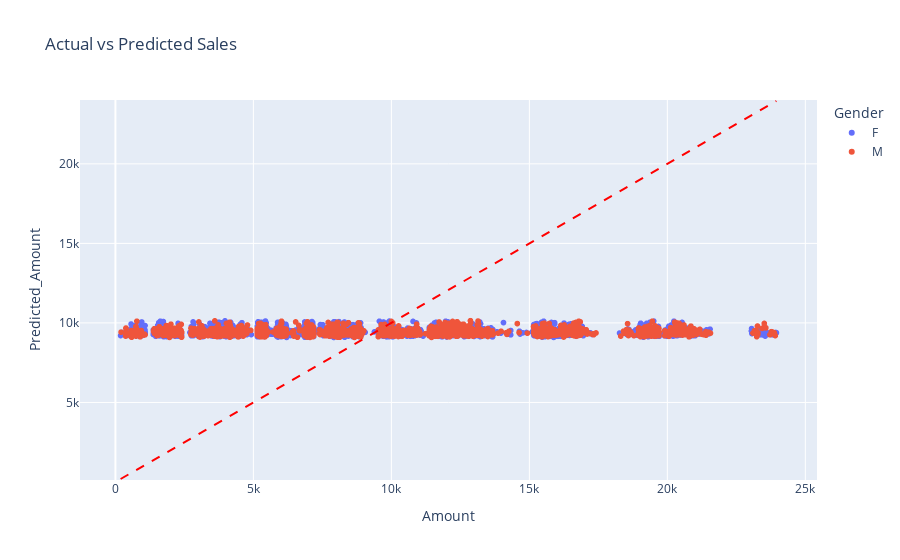

The notebook cell this image was saved under:
### Code cell
# Predictive analysis
X = df[["Age", "Orders"]]
y = df["Amount"]

X_train, X_test, y_train, y_test = train_test_split(X, y, test_size=0.2, random_state=42)

lr = LinearRegression()
lr.fit(X_train, y_train)

df["Predicted_Amount"] = lr.predict(X)

# Actual vs Predicted Plot
fig_pred = px.scatter(df, x="Amount", y="Predicted_Amount",
                      color="Gender", title="Actual vs Predicted Sales")
fig_pred.add_shape(type="line", x0=df["Amount"].min(), y0=df["Amount"].min(),
                   x1=df["Amount"].max(), y1=df["Amount"].max(),
                   line=dict(color="red", dash="dash"))

### Figure 1 — Plotly figure (JSON) as saved in the notebook; plotly's stock layout.template omitted (floating-point values rounded to 4 significant figures; data arrays with more than 128 entries replaced by an {"elided": "..."} marker saying what was removed)
{"data": [{"hovertemplate": "Gender=F<br>Amount=%{x}<br>Predicted_Amount=%{y}<extra></extra>", "legendgroup": "F", "marker": {"color": "#636efa", "symbol": "circle"}, "mode": "markers", "name": "F", "showlegend": true, "type": "scattergl", "x": {"elided": "7832 float values"}, "xaxis": "x", "y": {"elided": "7832 float values"}, "yaxis": "y"}, {"hovertemplate": "Gender=M<br>Amount=%{x}<br>Predicted_Amount=%{y}<extra></extra>", "legendgroup": "M", "marker": {"color": "#EF553B", "symbol": "circle"}, "mode": "markers", "name": "M", "showlegend": true, "type": "scattergl", "x": {"elided": "3407 int values"}, "xaxis": "x", "y": {"elided": "3407 float values"}, "yaxis": "y"}], "layout": {"autosize": true, "legend": {"title": {"text": "Gender"}, "tracegroupgap": 0}, "shapes": [{"line": {"color": "red", "dash": "dash"}, "type": "line", "x0": 188, "x1": 23952, "y0": 188, "y1": 23952}], "title": {"text": "Actual vs Predicted Sales"}, "xaxis": {"anchor": "y", "autorange": true, "domain": [0, 1], "range": [-1250.0, 25390.0], "title": {"text": "Amount"}, "type": "linear"}, "yaxis": {"anchor": "x", "autorange": true, "domain": [0, 1], "range": [54.49, 24090.0], "title": {"text": "Predicted_Amount"}, "type": "linear"}}}
